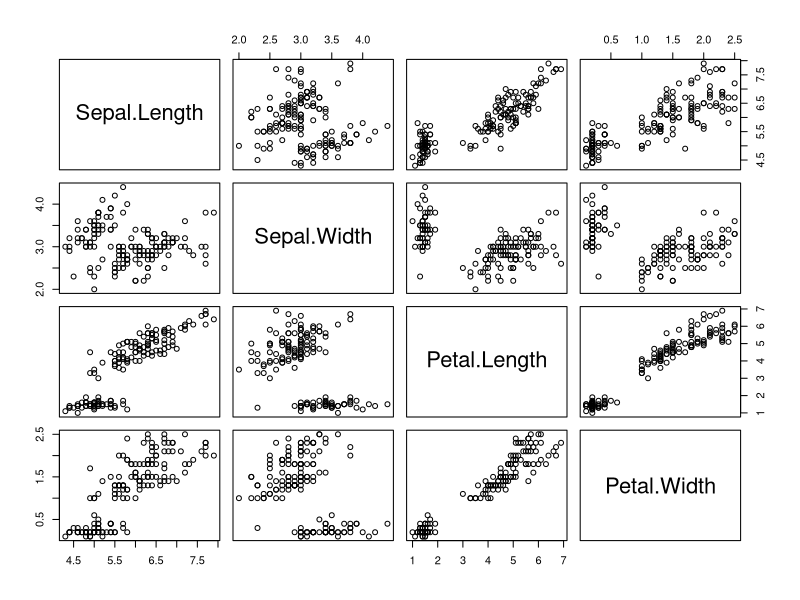
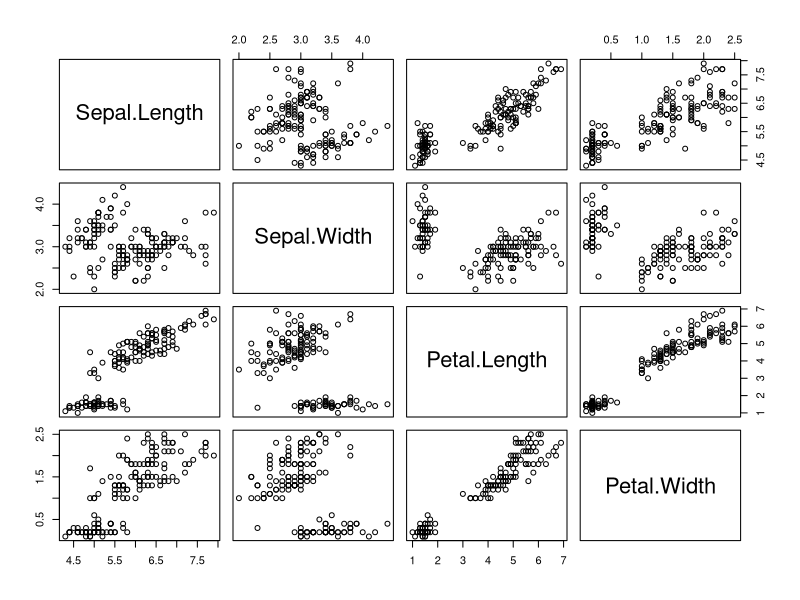
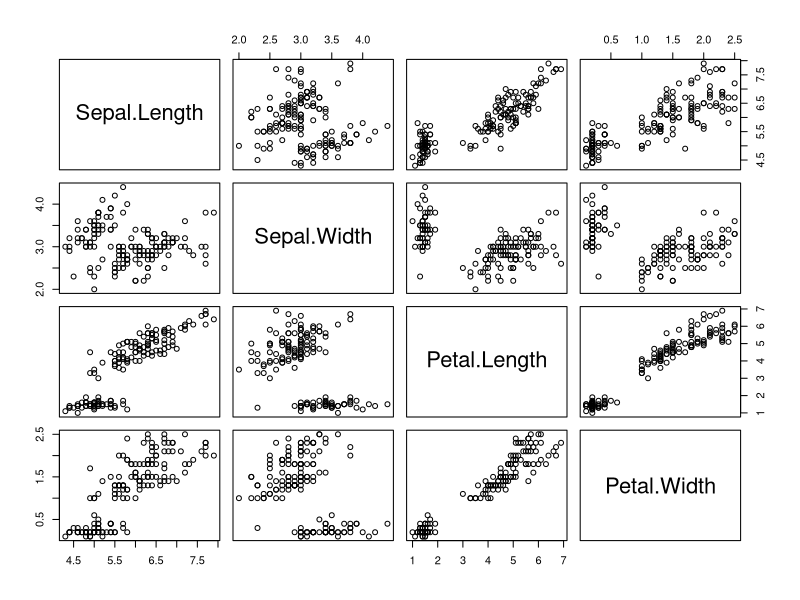
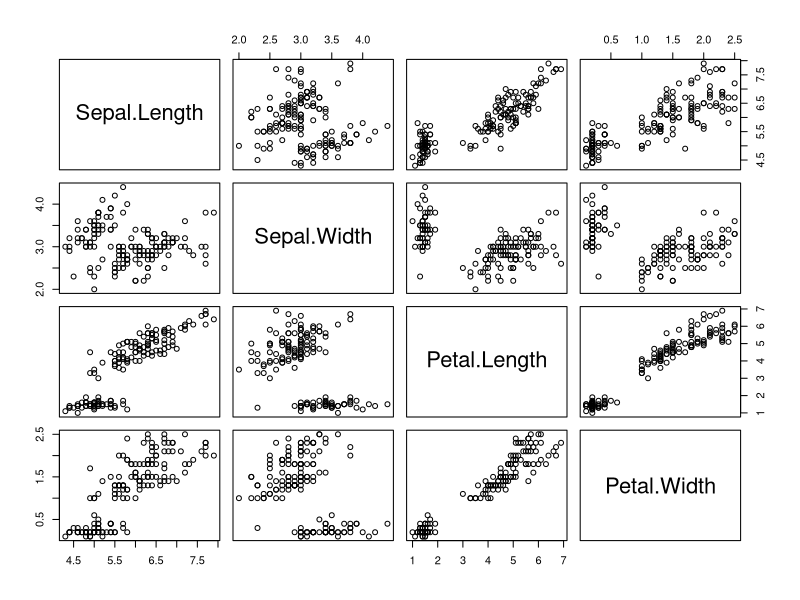
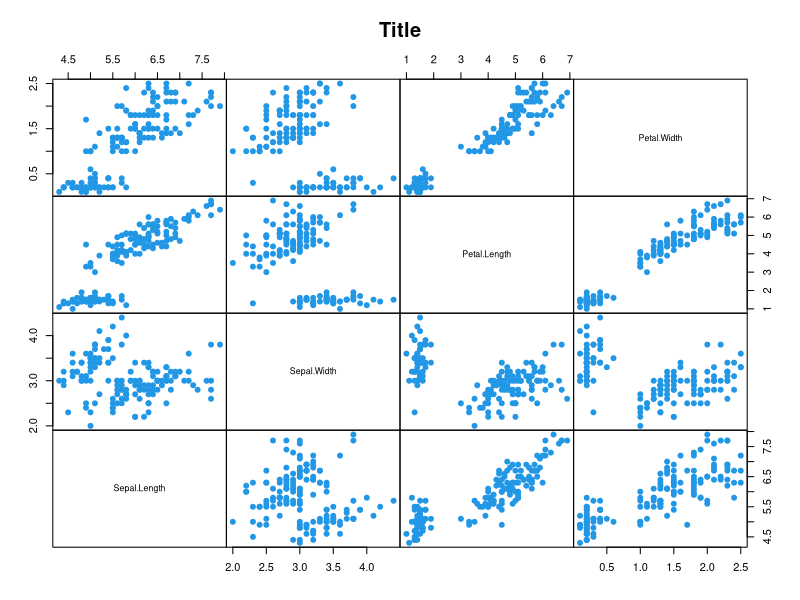
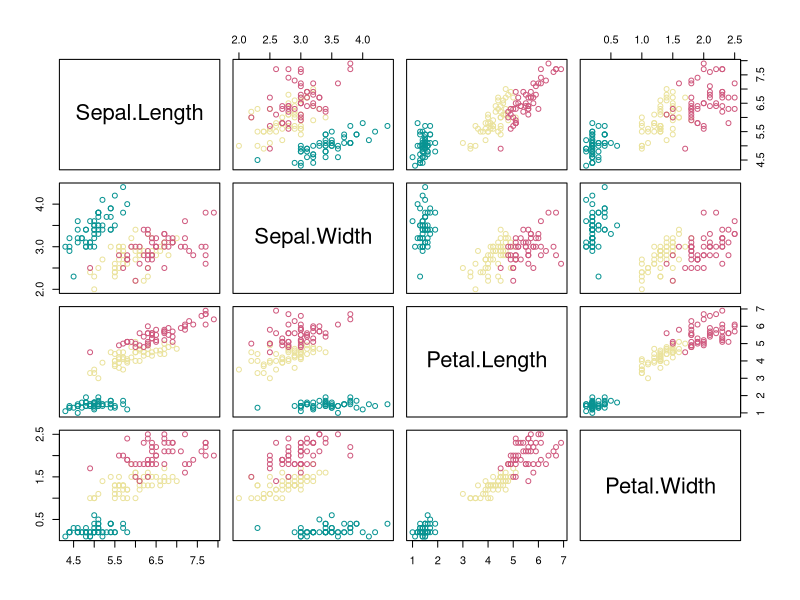
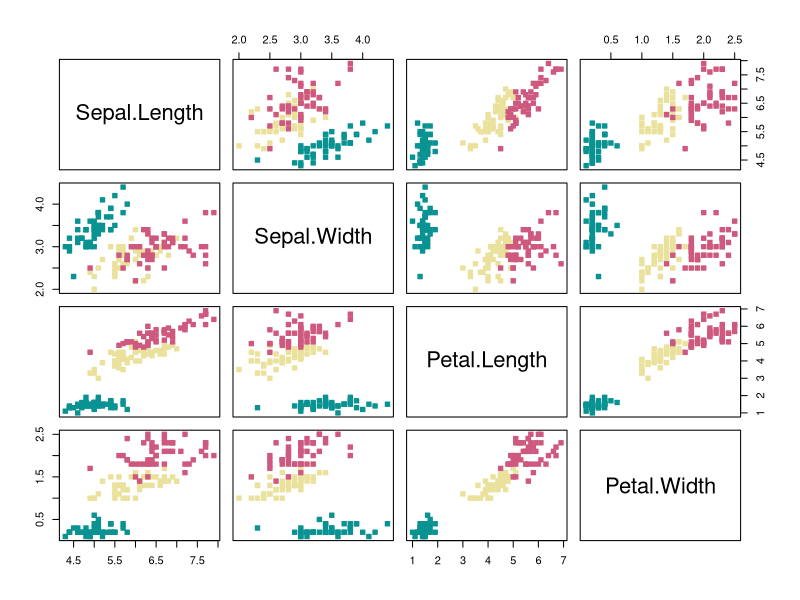

R code for these plots, in order:
df <- iris[1:4]

pairs(df)

# Equivalent to:
pairs(~ Sepal.Length + Sepal.Width +
        Petal.Length + Petal.Width, data = df)

# Equivalent to:
with(df, pairs(~ Sepal.Length + Sepal.Width +
                 Petal.Length + Petal.Width))

# Equivalent to:
plot(df)


pairs(df,       # Data
      pch = 19, # Pch symbol
      col = 4,  # Color
      main = "Title",    # Title
      gap = 0,           # Subplots distance
      row1attop = FALSE, # Diagonal direction
      labels = colnames(df), # Labels
      cex.labels = 0.8,  # Size of diagonal texts
      font.labels = 1)   # Font style of diagonal texts

# Color by group
species <- iris[, 5]      # Groups
l <- length(unique(species)) # Number of groups

pairs(df, col = hcl.colors(l, "Temps")[species])

# pch
pairs(df,
      pch = 22,
      bg = hcl.colors(l, "Temps")[species],
      col = hcl.colors(l, "Temps")[species])
